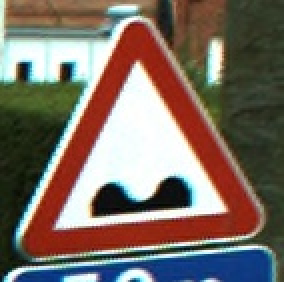
#> input picture ff.jpg, 142 x 141 px, found by its file name (shown 2 times larger); the run also reads 1 picture not shown here
$ python Bhatacharya.py
#> lines starting #> are read from the running program, lines starting #| are printed output that depends on the picture; long printed decimals are rounded
#Range[0,1]:0 is perfect
import cv2
i=0
test=cv2.imread('ff.jpg',0)  #read the test image
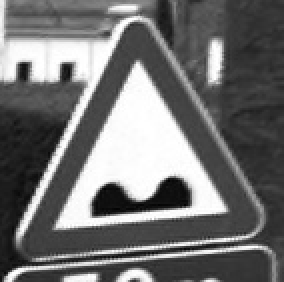
#> test: shape (141, 142) (shown 2 times larger); min 0, max 255, mean 113.4
histt = cv2.calcHist([test], [0], None, [256], [0, 256])  #calculate the histogram of test image
#> histt = 256 values, max 601 at index 253, min 0 at index 1, mean 78.21
print('With similiar images:')
for i in range(6):
    im=cv2.imread(r't1\Similiar\\'+str(i)+'.jpg',0) #read images
    hist2 = cv2.calcHist([im], [0], None, [256], [0, 256])  #calculate the histogram of all the images one-by-one
#> hist2 has the same summary as histt
    sc=cv2.compareHist(histt, hist2, cv2.HISTCMP_BHATTACHARYYA)  #compare the histogram using BHATTACHARYYA
#> sc = 0
    print(sc)
#| 0.0
    del im
    del hist2
#> pass 2 of the loop `for i in range(6):`:
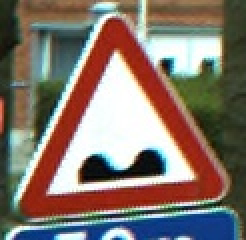
#> input picture Compare Histogram/t1/Similiar/1.jpg, 123 x 120 px, found by its file name (shown 2 times larger)
#> `im=cv2.imread(r't1\Similiar\\'+str(i)+'.jpg',0)`:
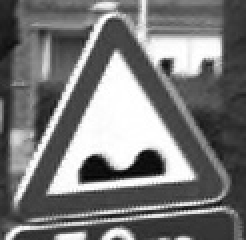
#> im: shape (120, 123) (shown 2 times larger); min 0, max 255, mean 120.4
#> `hist2 = cv2.calcHist([im], [0], None, [256], [0, 256])`: hist2 = 256 values, max 469 at index 254, min 0 at index 1, mean 57.66
#> `sc=cv2.compareHist(histt, hist2, cv2.HISTCMP_BHATTACHARYYA)`: sc = 0.154
#| 0.1536
#> pass 3 of the loop `for i in range(6):`:
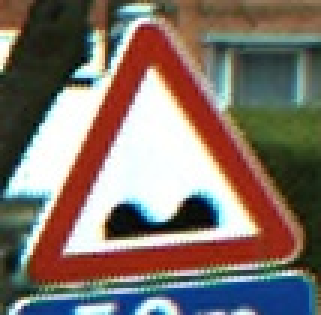
#> input picture Compare Histogram/t1/Similiar/2.jpg, 107 x 105 px, found by its file name (shown 3 times larger)
#> `im=cv2.imread(r't1\Similiar\\'+str(i)+'.jpg',0)`:
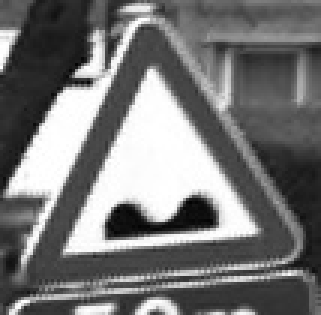
#> im: shape (105, 107) (shown 3 times larger); min 2, max 255, mean 118.7
#> `hist2 = cv2.calcHist([im], [0], None, [256], [0, 256])`: hist2 = 256 values, max 430 at index 255, min 0 at index 0, mean 43.89
#> `sc=cv2.compareHist(histt, hist2, cv2.HISTCMP_BHATTACHARYYA)`: sc = 0.173
#| 0.173
#> the loop made 6 passes; the first 3 are shown
i=0
#> i = 0
print('\nWith unsimiliar images:')
for i in range(4):
    im=cv2.imread(r't1\Unsimiliar\\'+str(i)+'.jpg') #read images
#> im is the input picture: shape (141, 142, 3); mean B, G, R 100.7, 110.5, 123.6
    hist2 = cv2.calcHist([im], [0], None, [256], [0, 256])  #calculate the histogram of all the images one-by-one
#> hist2 = 256 values, max 1518 at index 255, min 8 at index 183, mean 78.21
    sc=cv2.compareHist(histt, hist2, cv2.HISTCMP_BHATTACHARYYA)  #compare the histogram using BHATTACHARYYA
#> sc = 0.376
    print(sc)
#| 0.376
    del im
    del hist2
#> pass 2 of the loop `for i in range(4):`:
#> im is the input picture: shape (120, 123, 3); mean B, G, R 107.8, 117.5, 130.7
#> `hist2 = cv2.calcHist([im], [0], None, [256], [0, 256])`: hist2 = 256 values, max 1000 at index 255, min 7 at index 211, mean 57.66
#> `sc=cv2.compareHist(histt, hist2, cv2.HISTCMP_BHATTACHARYYA)`: sc = 0.302
#| 0.302
#> pass 3 of the loop `for i in range(4):`:
#> im is the input picture: shape (105, 107, 3); mean B, G, R 107.1, 115.7, 128.7
#> `hist2 = cv2.calcHist([im], [0], None, [256], [0, 256])`: hist2 = 256 values, max 778 at index 255, min 5 at index 1, mean 43.89
#> `sc=cv2.compareHist(histt, hist2, cv2.HISTCMP_BHATTACHARYYA)`: sc = 0.309
#| 0.3088
#> the loop made 4 passes; the first 3 are shown
